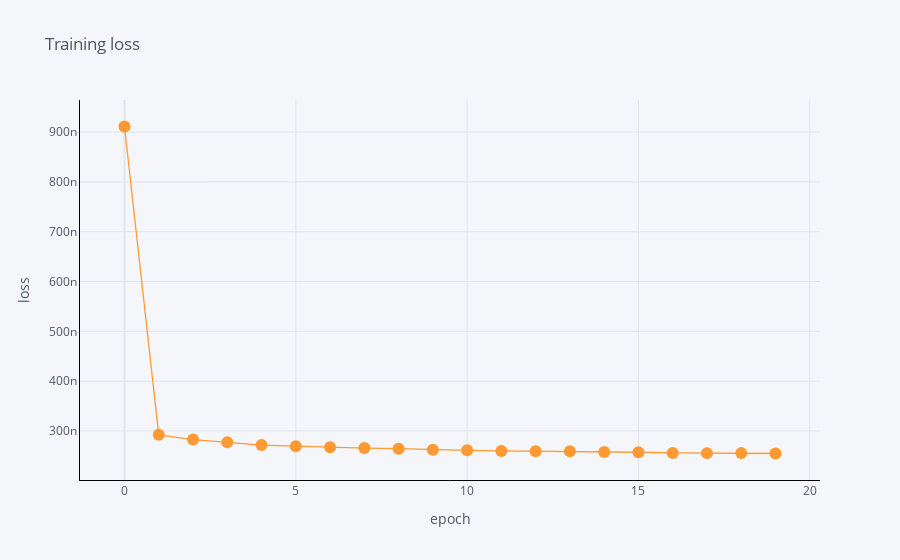

The code cell stored with this chart in its notebook:
### Code cell
df[['epoch', 'loss']].iplot(
    x='epoch',
    mode='lines+markers',
    xTitle='epoch',
    yTitle='loss', 
    title='Training loss',
    linecolor='black',
)

### Figure 1 — Plotly figure (JSON) as saved in the notebook; plotly's stock layout.template omitted (floating-point values rounded to 4 significant figures)
{"data": [{"line": {"color": "rgba(255, 153, 51, 1.0)", "dash": "solid", "shape": "linear", "width": 1.3}, "marker": {"size": 12, "symbol": "circle"}, "mode": "lines+markers", "name": "loss", "text": "", "type": "scatter", "x": [0, 1, 2, 3, 4, 5, 6, 7, 8, 9, 10, 11, 12, 13, 14, 15, 16, 17, 18, 19], "y": [9.111e-07, 2.923e-07, 2.827e-07, 2.772e-07, 2.717e-07, 2.695e-07, 2.672e-07, 2.657e-07, 2.644e-07, 2.624e-07, 2.611e-07, 2.6e-07, 2.595e-07, 2.593e-07, 2.58e-07, 2.573e-07, 2.56e-07, 2.555e-07, 2.555e-07, 2.548e-07]}], "layout": {"legend": {"bgcolor": "#F5F6F9", "font": {"color": "#4D5663"}}, "paper_bgcolor": "#F5F6F9", "plot_bgcolor": "#F5F6F9", "title": {"font": {"color": "#4D5663"}, "text": "Training loss"}, "xaxis": {"gridcolor": "#E1E5ED", "linecolor": "black", "showgrid": true, "tickfont": {"color": "#4D5663"}, "title": {"font": {"color": "#4D5663"}, "text": "epoch"}, "zerolinecolor": "#E1E5ED"}, "yaxis": {"gridcolor": "#E1E5ED", "linecolor": "black", "showgrid": true, "tickfont": {"color": "#4D5663"}, "title": {"font": {"color": "#4D5663"}, "text": "loss"}, "zerolinecolor": "#E1E5ED"}}}
